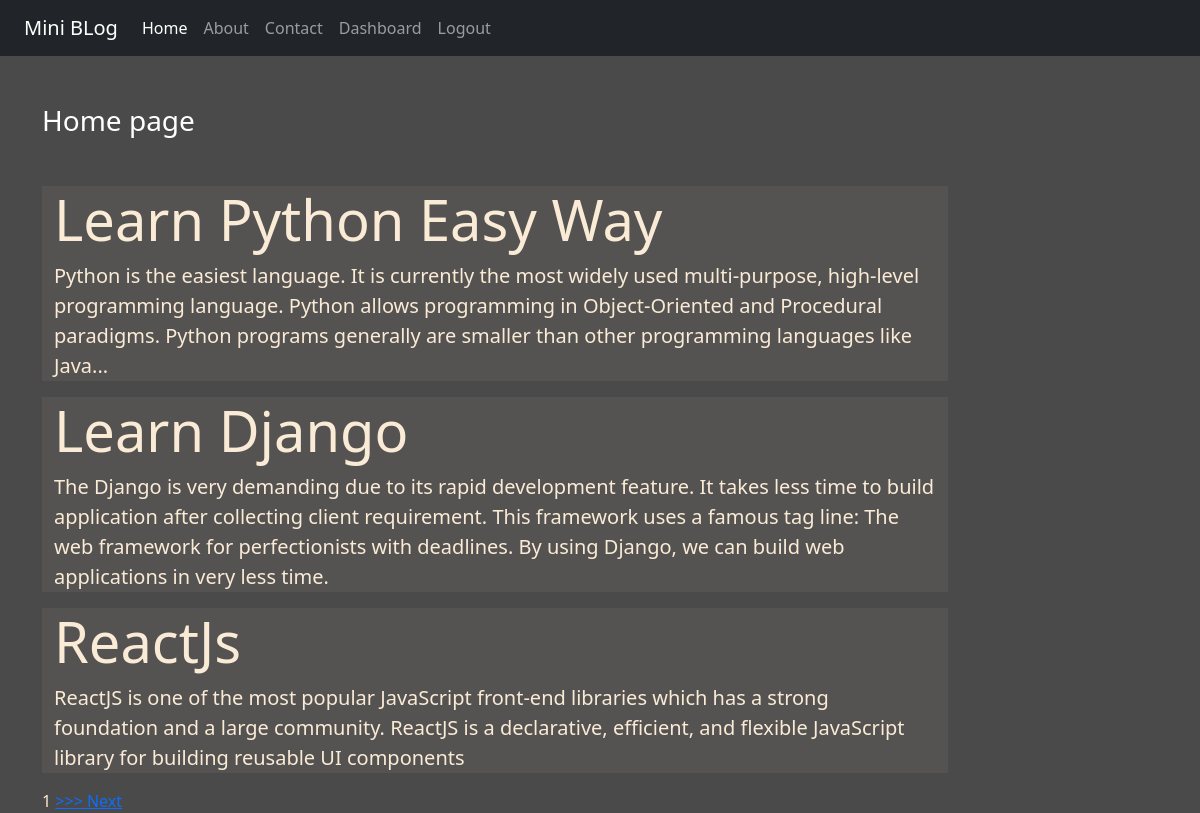
The app's page / (signed in) with its own data.
### blog/models.py (models this page shows)
class Post(models.Model):
    title = models.CharField(max_length=100)
    desc = models.TextField()

### blog/views.py (the view)
# urls.py: 2. Add a URL to urlpatterns:  path('', views.home, name='home')
def home(request):
    posts = Post.objects.all().order_by('id')
    paginator = Paginator(posts, 3)
    page_number = request.GET.get('page')
    page_obj = paginator.get_page(page_number)
    return render(request,'blog/home.html',{'page_obj':page_obj})

### blog/templates/blog/home.html (shortened to what this page needs)
{% extends 'blog/base.html' %}
{% load static %}
{% block content %}
<div class="col-sm-10">
    <h3 class="text-white my-5">Home page</h3>
     {% for post in page_obj %}
        <div class="jumbotron jumbotron-fluid jumbo-color">
            <div class="container">
             <h1 class="display-4 font-weight-bold">{{post.title}}</h1>
              <p class="lead">{{post.desc}}</p>
            </div>
        </div>
     {% endfor %}
</div>
<span>
     <span>{{ page_obj.number }}</span>
    {% if page_obj.has_next %}
     <a href="?page={{page_obj.next_page_number}}"> >>> Next </a>
    {% endif %}
</span>
{% endblock content %}

### blog/static/blog/css/style.css (style rules this page uses)
body { background-color: rgb(75,74,74); color: antiquewhite; }
.jumbo-color { background-color: rgb(85,83,81); }

### records on screen
Post: title "Learn Python Easy Way", desc "Python is the easiest language. It is currently the most widely used multi-purpose, high-level programming language. Python allows programming in Object-Oriented and Procedural paradigms. Python programs generally are smaller than other programming languages like Java..."
Post: title "Learn Django", desc "The Django is very demanding due to its rapid development feature. It takes less time to build application after collecting client requirement. This framework uses a famous tag line: The web framework for perfectionists with deadlines. By using Django, we can build web applications in very less time."
Post: title "ReactJs", desc "ReactJS is one of the most popular JavaScript front-end libraries which has a strong foundation and a large community. ReactJS is a declarative, efficient, and flexible JavaScript library for building reusable UI components"

### other values on screen
{{ page_obj.number }} "1"
